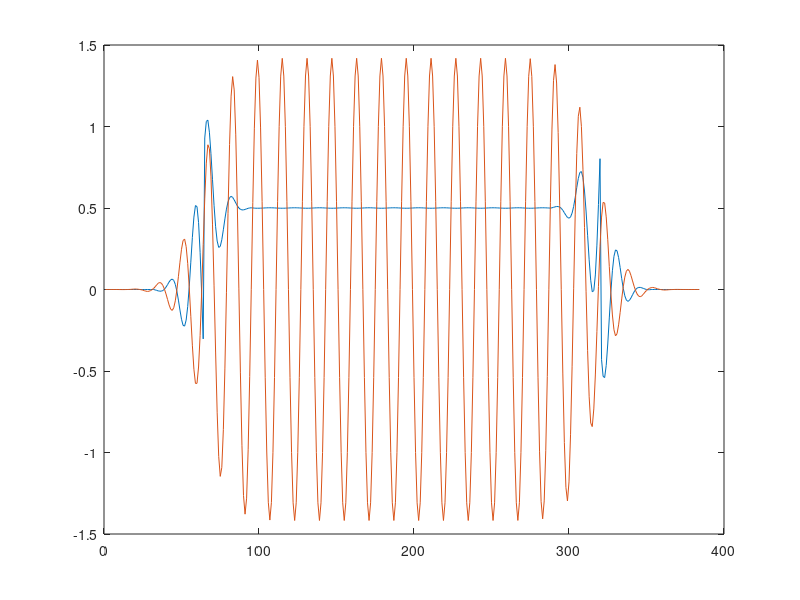

MATLAB code for this plot:
% SPDX-FileCopyrightText: 2026 Arntzen Software AS
% SPDX-FileContributor: Hans-Kristian Arntzen
% SPDX-License-Identifier: LGPL-3.0+

pkg load signal;

luma_freq = 0;
chroma_freq = 1 / 16;

N = 256;

phases = (0 : N - 1);

bandpass = 2 * fir1(64, 1 / 48) .* cos(2 * pi * chroma_freq * (-32 : 32));
delay = [zeros(1, 32), 1, zeros(1, 32)];

% Prev line
line0_Y = 0.5;
line0_U = sin(2 * pi * chroma_freq * phases + (+0.5 * pi));
line0_V = cos(2 * pi * chroma_freq * phases + (+0.5 * pi));
line0 = line0_Y + line0_U - line0_V;

phases1 = 2 * pi * chroma_freq * phases + (0 * pi);

pal_modifier0 = 2.0 * sin(2.0 * (2 * pi * chroma_freq * (-32 : N - 1 + 32) + (+0.5 * pi)));
pal_modifier1 = 2.0 * sin(2.0 * (2 * pi * chroma_freq * (-32 : N - 1 + 32) + (+0.0 * pi)));
pal_modifier2 = 2.0 * sin(2.0 * (2 * pi * chroma_freq * (-32 : N - 1 + 32) + (-0.5 * pi)));

% Current line 
line1_Y = 0.5;
line1_U = sin(phases1);
line1_V = cos(phases1);
line1 = line1_Y + line1_U + line1_V;

% Next line 
line2_Y = 0.5;
line2_U = sin(2 * pi * chroma_freq * phases + (-0.5 * pi));
line2_V = cos(2 * pi * chroma_freq * phases + (-0.5 * pi));
line2 = line2_Y + line2_U - line2_V;

% PAL (figure 9.38)
function [Y, C] = pal_filter_9_38(line0, line1, line2, delay, bandpass, pal_modifier)
	line0 = conv(line0, bandpass) .* pal_modifier;
	line1 = conv(line1, delay);
	avg = 0.5 * (line0 + line1);

	avg = conv(avg, bandpass);
	line1 = conv(line1, delay);

	C = avg;
	Y = line1 - avg;
endfunction

% PAL (figure 9.39)
function [Y, C] = pal_filter_9_39(line0, line1, line2, delay, bandpass, pal_modifier)
	avg = 0.5 * (line2 - line0);
	avg = conv(avg, bandpass) .* pal_modifier;
	line1 = conv(line1, delay);

	avg = conv(avg, bandpass);
	line1 = conv(line1, delay);

	C = avg;
	Y = line1 - avg;
endfunction

function [Y, C] = pal_filter_9_44(line0, line1, line2, delay, bandpass, pal_modifier)
	% Luma output path
	Y_sub = line1 - 0.5 * (line0 + line2);
	line1 = conv(line1, delay);
	Y_sub = conv(Y_sub, bandpass);
	Y = line1 - Y_sub;

	% Chroma output path
	sub = 0.5 * (line2 - line0);
	sub = conv(sub, bandpass) .* pal_modifier;
	C = 0.5 * (sub + line1);

	Y = conv(delay, Y);
	C = conv(bandpass, C);
endfunction

[Y, C] = pal_filter_9_44(line0, line1, line2, delay, bandpass, pal_modifier2);
figure;
plot(Y);
hold on;
plot(C);
